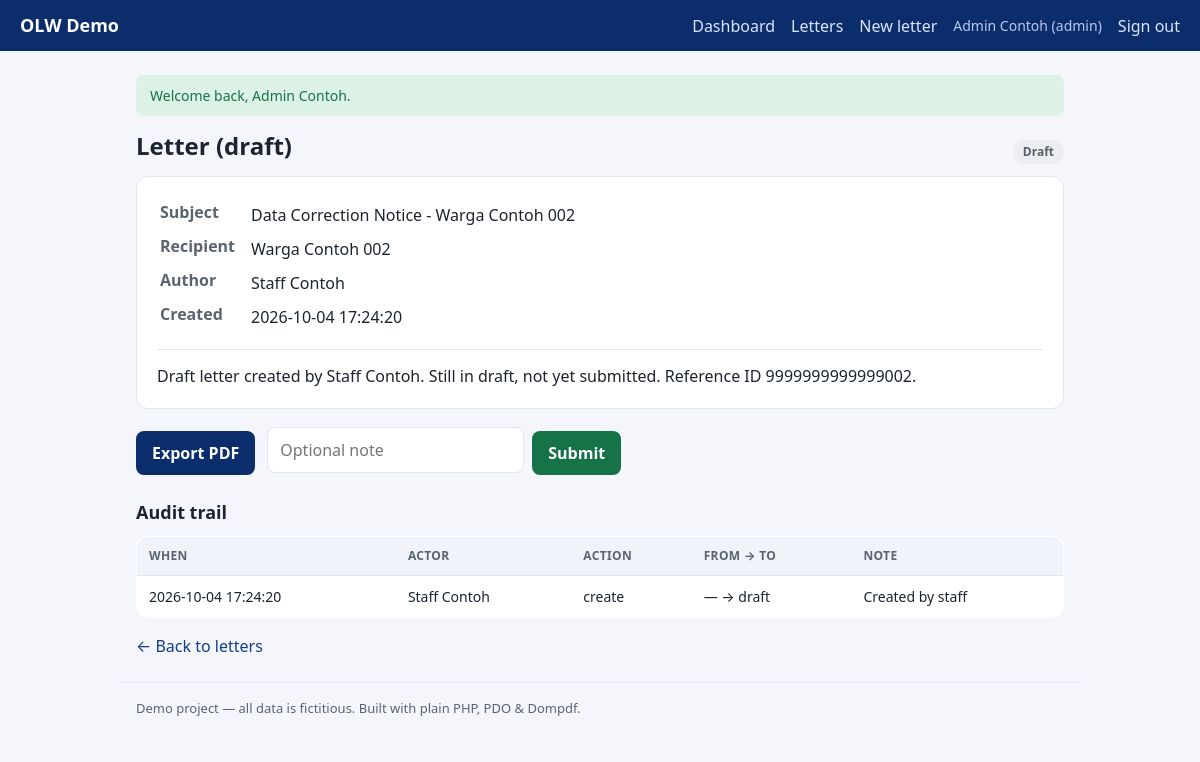
/letters/show?id=3 (signed in), run on the app's committed database.
### tables this page shows
CREATE TABLE IF NOT EXISTS letters (
    id          INT UNSIGNED NOT NULL AUTO_INCREMENT,
    number      VARCHAR(40)  DEFAULT NULL,
    year        SMALLINT UNSIGNED NOT NULL,
    subject     VARCHAR(200) NOT NULL,
    recipient   VARCHAR(160) NOT NULL,
    body        TEXT         NOT NULL,
    status      ENUM('draft','submitted','verified','approved','rejected') NOT NULL DEFAULT 'draft',
    created_by  INT UNSIGNED NOT NULL,
    created_at  DATETIME     NOT NULL DEFAULT CURRENT_TIMESTAMP,
    updated_at  DATETIME     NOT NULL DEFAULT CURRENT_TIMESTAMP ON UPDATE CURRENT_TIMESTAMP,
    PRIMARY KEY (id),
    UNIQUE KEY uq_letters_number (number),
    KEY idx_letters_status (status),
    KEY idx_letters_created_by (created_by),
    CONSTRAINT fk_letters_user FOREIGN KEY (created_by) REFERENCES users (id)
);

CREATE TABLE IF NOT EXISTS users (
    id            INT UNSIGNED NOT NULL AUTO_INCREMENT,
    name          VARCHAR(120) NOT NULL,
    username      VARCHAR(60)  NOT NULL,
    password_hash VARCHAR(255) NOT NULL,
    role          ENUM('admin','verifikator','staff') NOT NULL DEFAULT 'staff',
    is_active     TINYINT(1)   NOT NULL DEFAULT 1,
    created_at    DATETIME     NOT NULL DEFAULT CURRENT_TIMESTAMP,
    PRIMARY KEY (id),
    UNIQUE KEY uq_users_username (username)
);

CREATE TABLE IF NOT EXISTS letter_events (
    id          INT UNSIGNED NOT NULL AUTO_INCREMENT,
    letter_id   INT UNSIGNED NOT NULL,
    user_id     INT UNSIGNED NOT NULL,
    action      VARCHAR(40)  NOT NULL,
    from_status VARCHAR(20)  DEFAULT NULL,
    to_status   VARCHAR(20)  DEFAULT NULL,
    note        VARCHAR(500) DEFAULT NULL,
    created_at  DATETIME     NOT NULL DEFAULT CURRENT_TIMESTAMP,
    PRIMARY KEY (id),
    KEY idx_events_letter (letter_id),
    CONSTRAINT fk_events_letter FOREIGN KEY (letter_id) REFERENCES letters (id) ON DELETE CASCADE,
    CONSTRAINT fk_events_user   FOREIGN KEY (user_id)   REFERENCES users (id)
);

### src/helpers.php (called while the page is built, shortened)
<?php
function env(string $key, ?string $default = null): ?string
{
    $value = $_ENV[$key] ?? getenv($key);
    return $value;
}
function e(?string $value): string
{
    return htmlspecialchars((string) $value, ENT_QUOTES | ENT_SUBSTITUTE, 'UTF-8');
}
function take_flashes(): array
{
    $messages = $_SESSION['flash'] ?? [];
    return $messages;
}
function view(string $name, array $data = []): string
{
    $file = dirname(__DIR__) . '/views/' . $name . '.php';
    extract($data, EXTR_SKIP);
    require $file;
    return (string) ob_get_clean();
}
function status_badge(string $status): array
{
    return match ($status) {
        'draft'     => ['Draft', 'badge-gray'],
        'submitted' => ['Submitted', 'badge-blue'],
        'verified'  => ['Verified', 'badge-amber'],
        'approved'  => ['Approved', 'badge-green'],
        'rejected'  => ['Rejected', 'badge-red'],
        default     => [ucfirst($status), 'badge-gray'],
    };
}

### src/Controllers/LetterController.php (called while the page is built, shortened)
<?php
final class LetterController
{
    public static function show(): string
    {
        $id = (int) ($_GET['id'] ?? 0);
        $letter = Letters::find($id);
        return view('letters/show', [
            'title'  => 'Letter ' . ($letter['number'] ?? '(draft)'),
            'letter' => $letter,
            'events' => Letters::events($id),
        ]);
    }
}

### src/Database.php (called while the page is built, shortened)
<?php
final class Database
{
    private static ?PDO $pdo = null;
    public static function connection(): PDO
    {
        if (self::$pdo instanceof PDO) {
            return self::$pdo;
        }
        $host = env('DB_HOST', '127.0.0.1');
        $port = env('DB_PORT', '3306');
        $name = env('DB_NAME', 'olw_demo');
        $user = env('DB_USER', 'root');
        $pass = env('DB_PASS', '');
        $dsn = "mysql:host={$host};port={$port};dbname={$name};charset=utf8mb4";
        try {
            self::$pdo = new PDO($dsn, $user, $pass, [
                PDO::ATTR_ERRMODE            => PDO::ERRMODE_EXCEPTION,
                PDO::ATTR_DEFAULT_FETCH_MODE => PDO::FETCH_ASSOC,
                PDO::ATTR_EMULATE_PREPARES   => false,
            ]);
        } catch (PDOException $e) {
            throw new RuntimeException(
                'Database connection failed. Check your .env settings and that MySQL/MariaDB is running.',
                0,
                $e
            );
        }
        return self::$pdo;
    }
}

### src/Letters.php (called while the page is built, shortened)
<?php
final class Letters
{
    public static function find(int $id): ?array
    {
        $stmt = Database::connection()->prepare(
            'SELECT l.*, u.name AS author
               FROM letters l JOIN users u ON u.id = l.created_by
              WHERE l.id = :id LIMIT 1'
        );
        $stmt->execute([':id' => $id]);
        return $stmt->fetch() ?: null;
    }
    public static function events(int $letterId): array
    {
        $stmt = Database::connection()->prepare(
            'SELECT ev.*, u.name AS actor
               FROM letter_events ev JOIN users u ON u.id = ev.user_id
              WHERE ev.letter_id = :id ORDER BY ev.id ASC'
        );
        $stmt->execute([':id' => $letterId]);
        return $stmt->fetchAll();
    }
    public static function permissionFor(string $action): string
    {
        return self::TRANSITIONS[$action][2] ?? 'letter.view';
    }
}

### src/Auth.php (called while the page is built, shortened)
<?php
final class Auth
{
    public static function check(): bool
    {
        return isset($_SESSION['user']);
    }
    public static function role(): string
    {
        return $_SESSION['user']['role'] ?? '';
    }
    public static function can(string $permission): bool
    {
        return self::check() && Rbac::allows(self::role(), $permission);
    }
}

### src/Rbac.php (called while the page is built, shortened)
<?php
final class Rbac
{
    public static function allows(string $role, string $permission): bool
    {
        return in_array($role, self::MAP[$permission] ?? [], true);
    }
}

### views/letters/show.php (the view, shortened to what this page needs)
<?php  ob_start();
$status = $letter['status'];
$id = (int) $letter['id'];
[$label, $cls] = status_badge($status);
$next = ['draft' => 'submit', 'submitted' => 'verify', 'verified' => 'approve'][$status] ?? null;
$nextPerm = $next ? \App\Letters::permissionFor($next) : null;
?>
<div class="row-between">
    <h1>Letter <?= e($letter['number'] ?? '(draft)') ?></h1>
    <span class="badge <?= e($cls) ?>"><?= e($label) ?></span>
</div>
<div class="card">
    <table class="meta">
        <tr><th>Subject</th><td><?= e($letter['subject']) ?></td></tr>
        <tr><th>Recipient</th><td><?= e($letter['recipient']) ?></td></tr>
        <tr><th>Author</th><td><?= e($letter['author']) ?></td></tr>
        <tr><th>Created</th><td><?= e($letter['created_at']) ?></td></tr>
    </table>
    <div class="letter-body"><?= nl2br(e($letter['body'])) ?></div>
</div>
<div class="actions">
    <?php if (\App\Auth::can('letter.pdf')): ?>
        <a class="btn" href="/letters/pdf?id=<?= $id ?>" target="_blank" rel="noopener">Export PDF</a>
    <?php endif; ?>
    <?php if ($next && \App\Auth::can($nextPerm)): ?>
        <form method="post" action="/letters/<?= e($next) ?>" class="inline">
            <input type="text" name="note" placeholder="Optional note" maxlength="500">
            <button class="btn btn-primary" type="submit"><?= ucfirst($next) ?></button>
        </form>
    <?php endif; ?>
</div>
<?php if (\App\Auth::can('audit.view')): ?>
<h2>Audit trail</h2>
<table class="table">
    <thead><tr><th>When</th><th>Actor</th><th>Action</th><th>From → To</th><th>Note</th></tr></thead>
    <tbody>
    <?php foreach ($events as $ev): ?>
        <tr>
            <td><?= e($ev['created_at']) ?></td>
            <td><?= e($ev['actor']) ?></td>
            <td><?= e($ev['action']) ?></td>
            <td><?= e(($ev['from_status'] ?? '—') . ' → ' . ($ev['to_status'] ?? '—')) ?></td>
            <td><?= e($ev['note'] ?? '') ?></td>
        </tr>
    <?php endforeach; ?>
    </tbody>
</table>
<?php endif; ?>
<p><a href="/letters">&larr; Back to letters</a></p>
<?php $content = ob_get_clean();
echo view('layout', ['title' => $title ?? 'Letter', 'content' => $content]);

### public/assets/style.css (style rules this page uses)
:root { --navy:#0b2d6b; --navy2:#123e8a; --ink:#1b2430; --muted:#5a6370; --line:#e2e6ee; --bg:#f4f6fb; --white:#fff; --green:#157347; --amber:#9a6a00; --red:#b02a37; --blue:#1159b3; --gray:#55606e; }
* { box-sizing:border-box }
body { margin:0;font-family:system-ui,-apple-system,Segoe UI,Roboto,Arial,sans-serif; color:var(--ink);background:var(--bg);line-height:1.5 }
a { color:var(--navy2);text-decoration:none }
.inline { display:inline }
h1 { font-size:24px;margin:0 0 12px }
h2 { font-size:18px;margin:24px 0 10px }
.row-between { display:flex;align-items:center;justify-content:space-between;gap:12px }
.card { background:var(--white);border:1px solid var(--line);border-radius:12px; padding:20px;margin-bottom:16px }
input,textarea { width:100%;padding:10px 12px;border:1px solid var(--line);border-radius:8px; font:inherit;margin-top:6px;font-weight:400 }
.btn { display:inline-block;background:var(--navy);color:#fff;border:none;border-radius:8px; padding:10px 16px;font:inherit;font-weight:600;cursor:pointer;margin-top:6px }
.btn-primary { background:var(--green) }
.table { width:100%;border-collapse:collapse;background:#fff;border:1px solid var(--line); border-radius:12px;overflow:hidden }
.table th,.table td { text-align:left;padding:10px 12px;border-bottom:1px solid var(--line);font-size:14px }
.table th { background:#f0f3fa;color:var(--muted);font-size:12px;text-transform:uppercase;letter-spacing:.03em }
.meta th { text-align:left;color:var(--muted);padding-right:14px;white-space:nowrap;vertical-align:top }
.meta td { padding:4px 0 }
.letter-body { margin-top:14px;padding-top:14px;border-top:1px solid var(--line);text-align:justify }
.badge { display:inline-block;padding:3px 10px;border-radius:999px;font-size:12px;font-weight:700 }
.badge-gray { background:#eceef2;color:var(--gray) }
.actions { display:flex;gap:12px;flex-wrap:wrap;align-items:center;margin:8px 0 8px }
.actions .inline { display:flex;gap:8px;align-items:center }
.actions input[type=text] { width:auto;margin-top:0 }

### data on the page
letters: number "(draft)", subject "Data Correction Notice - Warga Contoh 002", recipient "Warga Contoh 002", created_by.name "Staff Contoh", created_at "2026-10-04 17:24:20", body "Draft letter created by Staff Contoh. Still in draft, not yet submitted. Reference ID 9999999999999002.", status "Submit"
letter_events: created_at "2026-10-04 17:24:20", user.name "Staff Contoh", action "create", from_status+to_status "— → draft", note "Created by staff"

### other printed values
$f['message'] "Welcome back, Admin Contoh."
$label "Draft"
